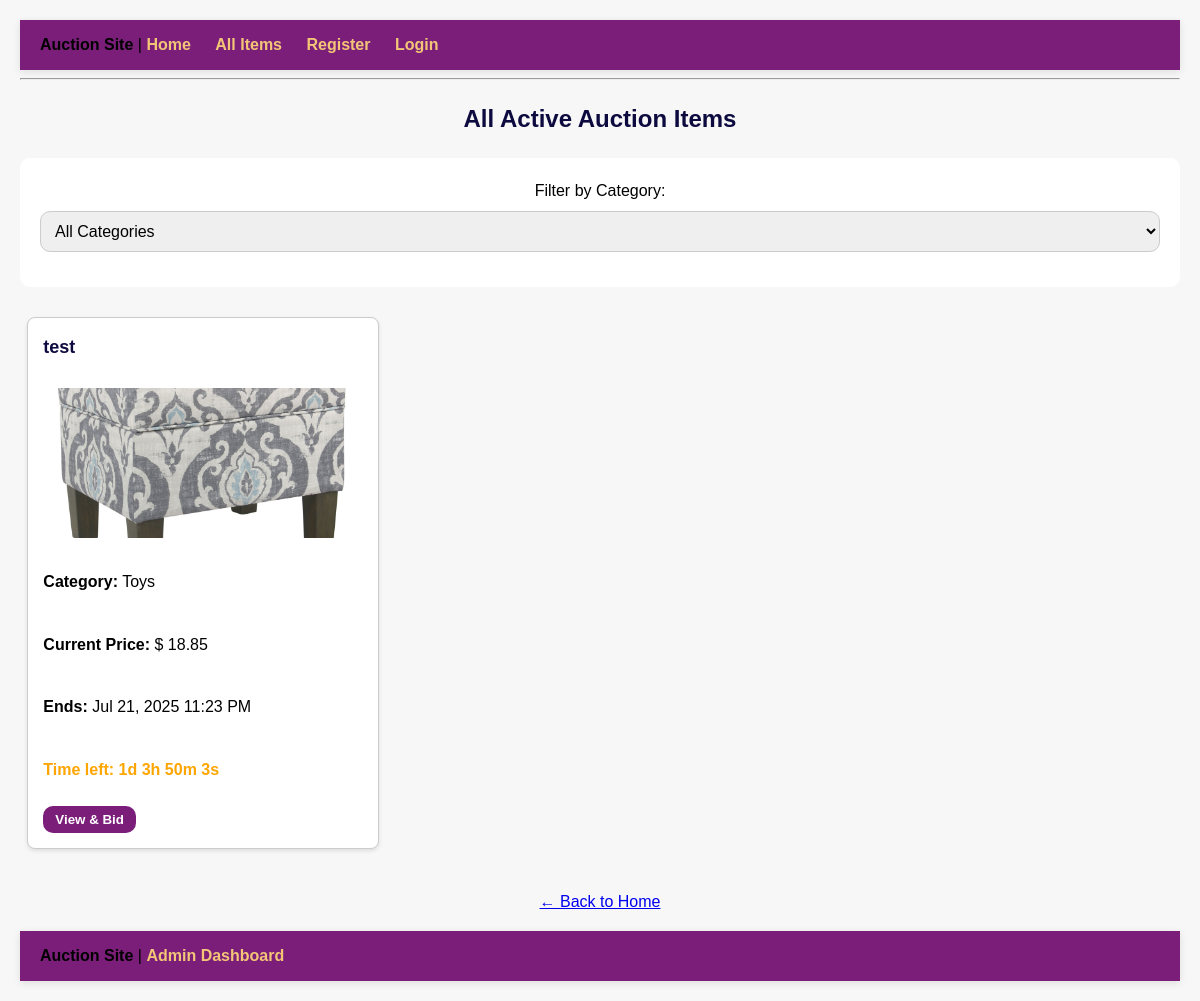
Page /all_items.php on the committed database.
### tables this page shows
CREATE TABLE `items` (
  `id` int(11) NOT NULL,
  `title` varchar(100) NOT NULL,
  `description` text DEFAULT NULL,
  `category_id` int(11) NOT NULL,
  `price` decimal(10,2) DEFAULT NULL,
  `user_id` int(11) DEFAULT NULL,
  `created_at` timestamp NOT NULL DEFAULT current_timestamp(),
  `start_time` datetime DEFAULT current_timestamp(),
  `end_time` datetime DEFAULT NULL,
  `image_path` varchar(255) DEFAULT NULL,
  `status` enum('active','ended','sold') DEFAULT 'active',
  `winner_user_id` int(11) DEFAULT NULL,
  `minimum_increment` decimal(10,2) DEFAULT 0.01
);

CREATE TABLE `categories` (
  `id` int(11) NOT NULL,
  `name` varchar(100) NOT NULL
);

### all_items.php (the view, shortened to what this page needs)
<?php
include 'connection.php';
include 'header.php';
$selected_category = $_GET['category'] ?? '';
$sql = "SELECT i.id, i.title, i.price AS starting_price, i.end_time, i.image_path,
               MAX(b.amount) AS highest_bid,
               c.name AS category
        FROM items i
        LEFT JOIN bids b ON i.id = b.item_id
        LEFT JOIN categories c ON i.category_id = c.id
        WHERE i.end_time > NOW()";
$sql .= " GROUP BY i.id, i.title, i.price, i.end_time, i.image_path, c.name
          ORDER BY i.end_time ASC";
if (!empty($selected_category)) {
    $stmt = $conn->prepare($sql);
    $stmt->bind_param("i", $selected_category);
} else {
    $stmt = $conn->prepare($sql);
}
$stmt->execute();
$result = $stmt->get_result();
?>
<h2>All Active Auction Items</h2>
<form method="GET" style="text-align:center; margin-bottom: 20px;">
  <label for="category">Filter by Category:</label>
  <select name="category" id="category" onchange="this.form.submit()">
    <option value="">All Categories</option>
  </select>
</form>
<?php if ($result->num_rows > 0): ?>
  <div class="grid-container">
    <?php while ($row = $result->fetch_assoc()): ?>
      <div class="item-card">
        <h3><?= htmlspecialchars($row['title']) ?></h3>
        <?php if (!empty($row['image_path']) && file_exists($row['image_path'])): ?>
          <img src="<?= $row['image_path'] ?>" alt="Image">
        <?php endif; ?>
        <p><strong>Category:</strong> <?= htmlspecialchars($row['category']) ?></p>
        <p><strong>Current Price:</strong> $
          <?= number_format($row['highest_bid'] ?? $row['starting_price'], 2) ?>
        </p>
        <p><strong>Ends:</strong> <?= date("M d, Y g:i A", strtotime($row['end_time'])) ?></p>
        <p class="countdown" id="countdown-<?= $row['id'] ?>"></p>
        <a href="item.php?id=<?= $row['id'] ?>"><button class="bid-btn">View & Bid</button></a>
      </div>
    <?php endwhile; ?>
  </div>
<?php else: ?>
  <p style="text-align:center;">There are no active auctions at the moment.</p>
<?php endif; ?>
<p style="text-align:center; margin-top: 30px;">
  <a href="index.php">← Back to Home</a>
</p>
<?php include 'footer.php'; ?>

### style.css (style rules this page uses)
:root { --russian-violet: #0c0a3e; --purple: #7b1e7a; --raspberry-rose: #b33f62; --bittersweet: #f9564f; --sunset: #f3c677; --light-gray: #f5f5f5; --text-dark: #222; --border-radius: 10px; --box-shadow: 0 2px 8px rgba(0, 0, 0, 0.1); }
body { font-family: 'Segoe UI', Tahoma, Geneva, Verdana, sans-serif; margin: 0; padding: 0; background-color: var(--light-gray); color: var(--text-dark); line-height: 1.6; }
h1, h2, h3 { color: var(--russian-violet); }
form { background: white; padding: 20px; border-radius: var(--border-radius); margin-bottom: 20px; }
input[type="text"], input[type="password"], input[type="number"], input[type="datetime-local"], select, textarea { width: 100%; padding: 10px; border: 1px solid #ccc; border-radius: var(--border-radius); margin-top: 8px; margin-bottom: 15px; font-size: 16px; }
input[type="submit"], button { background-color: var(--bittersweet); color: white; border: none; padding: 12px 18px; font-weight: bold; border-radius: var(--border-radius); cursor: pointer; transition: background-color 0.3s ease; }
.card, .item-card { background: white; border-radius: var(--border-radius); box-shadow: var(--box-shadow); padding: 15px; margin: 10px; transition: transform 0.2s; height: 450px; display: flex; flex-direction: column; justify-content: space-between; }
.item-card h3 { height: 40px; overflow: hidden; text-overflow: ellipsis; white-space: nowrap; }
.item-card img { height: 150px; object-fit: cover; border-radius: var(--border-radius); }

### all_items.php (style rules this page uses)
body { background-color: #f7f7f7; color: #000; font-family: Arial, sans-serif; margin: 0; padding: 20px; }
h2 { text-align: center; }
.grid-container { display: grid; grid-template-columns: repeat(auto-fill, 320px); gap: 20px; justify-content: start; margin-top: 20px; }
.grid-container { display: grid; grid-template-columns: repeat(auto-fill, minmax(320px, 1fr)); gap: 30px; justify-items: center; margin-top: 20px; }
.item-card { background: #fff; border: 1px solid #ccc; border-radius: 8px; padding: 15px; box-shadow: 0 2px 4px rgba(0,0,0,0.1); width: 320px; height: 500px; display: flex; flex-direction: column; justify-content: space-between; overflow: hidden; }
.item-card h3 { margin-top: 0; margin-bottom: 10px; font-size: 18px; }
.item-card img { width: 100%; height: 150px; object-fit: cover; border-radius: 4px; margin-bottom: 10px; }
.bid-btn { background-color: #7b1e7a; color: white; border: none; padding: 6px 12px; margin-top: 3px; }
.countdown { font-weight: bold; color: orange; }

### rows in the picture
items: title "test", image_path (picture), category.name "Toys", highest_bid "18.85", end_time "Jul 21, 2025 11:23 PM"
